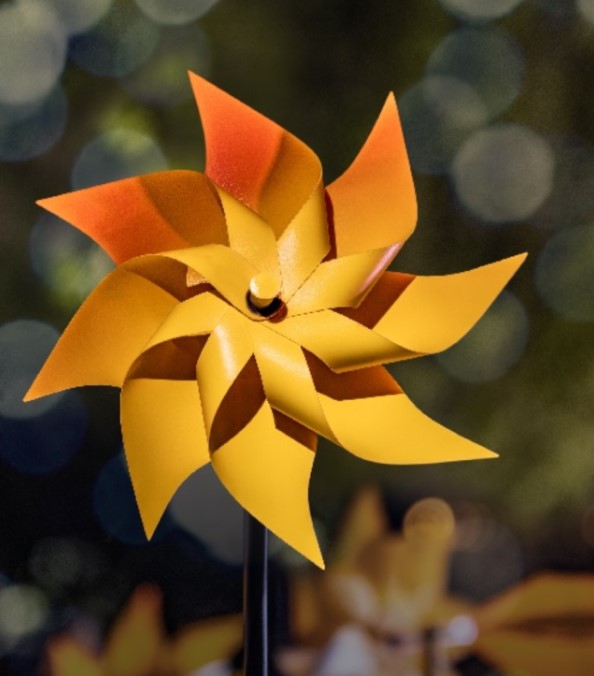
#> input picture smaple_data/test02.jpg, 594 x 676 px, found by its file name
$ python edge02.py
#> lines starting #> are read from the running program, lines starting #| are printed output that depends on the picture
import numpy as np
from PIL import Image
import matplotlib.pyplot as plt

img = np.array(Image.open("D:/Python/openCV/Contour-Detection-using-OpenCV/edge_detection/test02.jpg")).astype(np.uint8)
#> img is the input picture: shape (676, 594, 3); mean R, G, B 104.5, 77, 35.3

gray_img = np.round(0.299 * img[:, :, 0] +
                    0.587 * img[:, :, 1] +
                    0.114 * img[:, :, 2]).astype(np.uint8)
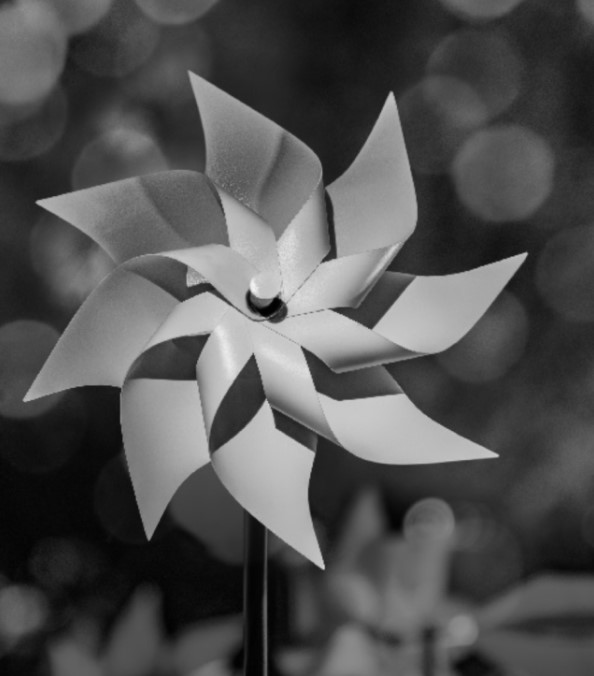
#> gray_img: shape (676, 594); min 0, max 242, mean 80.4

h, w = gray_img.shape
#> h = 676; w = 594
horizontal = np.array([[-1, 0, 1], [-2, 0, 2], [-1, 0, 1]])  # s2
vertical = np.array([[-1, -2, -1], [0, 0, 0], [1, 2, 1]])  # s1

newhorizontalImage = np.zeros((h, w))
newverticalImage = np.zeros((h, w))
newgradientImage = np.zeros((h, w))

for i in range(1, h - 1):
    for j in range(1, w - 1):
        horizontalGrad = (horizontal[0, 0] * gray_img[i - 1, j - 1]) + \
                         (horizontal[0, 1] * gray_img[i - 1, j]) + \
                         (horizontal[0, 2] * gray_img[i - 1, j + 1]) + \
                         (horizontal[1, 0] * gray_img[i, j - 1]) + \
                         (horizontal[1, 1] * gray_img[i, j]) + \
                         (horizontal[1, 2] * gray_img[i, j + 1]) + \
                         (horizontal[2, 0] * gray_img[i + 1, j - 1]) + \
                         (horizontal[2, 1] * gray_img[i + 1, j]) + \
                         (horizontal[2, 2] * gray_img[i + 1, j + 1])

        newhorizontalImage[i - 1, j - 1] = abs(horizontalGrad)

        verticalGrad = (vertical[0, 0] * gray_img[i - 1, j - 1]) + \
                       (vertical[0, 1] * gray_img[i - 1, j]) + \
                       (vertical[0, 2] * gray_img[i - 1, j + 1]) + \
                       (vertical[1, 0] * gray_img[i, j - 1]) + \
                       (vertical[1, 1] * gray_img[i, j]) + \
                       (vertical[1, 2] * gray_img[i, j + 1]) + \
                       (vertical[2, 0] * gray_img[i + 1, j - 1]) + \
                       (vertical[2, 1] * gray_img[i + 1, j]) + \
                       (vertical[2, 2] * gray_img[i + 1, j + 1])

        newverticalImage[i - 1, j - 1] = abs(verticalGrad)

        mag = np.sqrt(pow(horizontalGrad, 2.0) + pow(verticalGrad, 2.0))
        newgradientImage[i - 1, j - 1] = mag
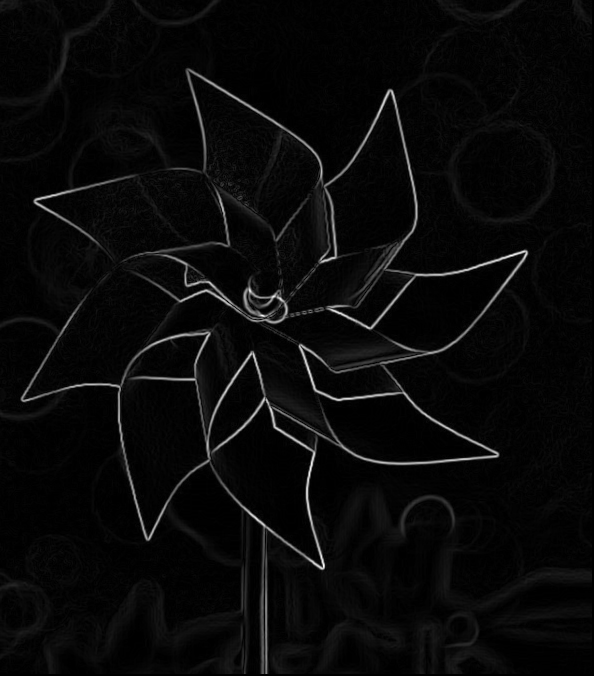
#> newgradientImage: shape (676, 594) float64; min 0, max 586.2, mean 22; drawn with min black and max white
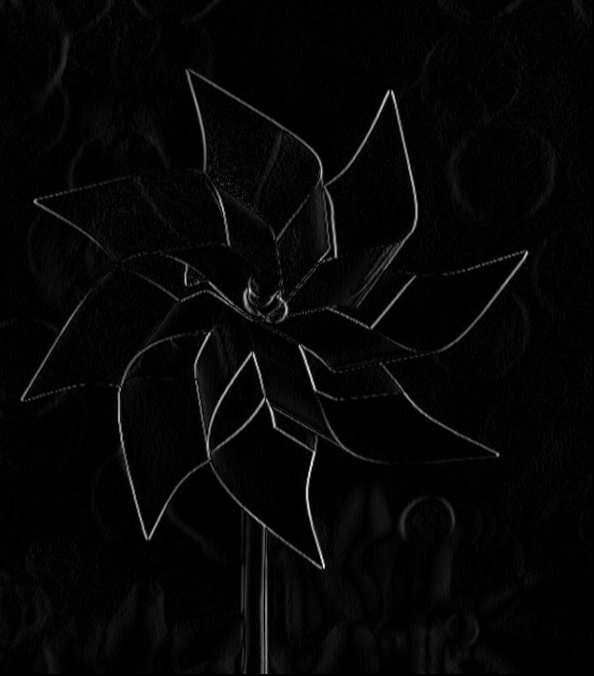
#> newhorizontalImage: shape (676, 594) float64; min 0, max 581, mean 14; drawn with min black and max white
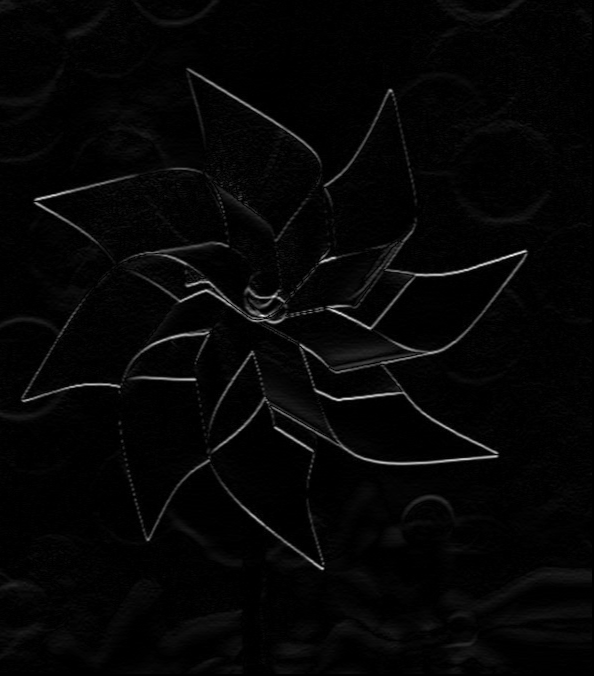
#> newverticalImage: shape (676, 594) float64; min 0, max 583, mean 13.7; drawn with min black and max white

plt.figure()
plt.title('Flower')
# plt.imsave('Flower-sobel.png', newgradientImage, cmap='gray', format='png')
plt.imshow(newgradientImage, cmap='gray')
plt.show()
